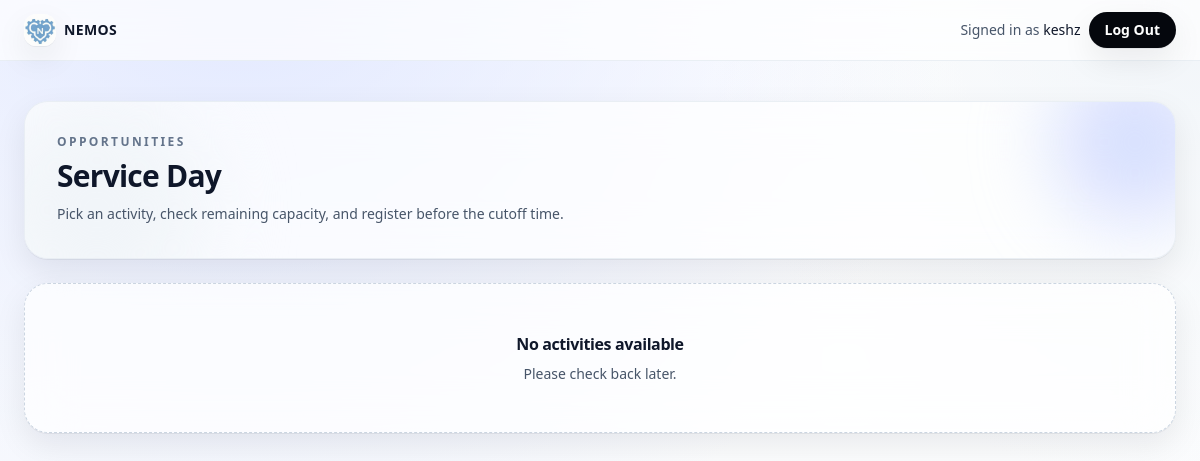
The app's page /service-day/activities/ (signed in), older data.
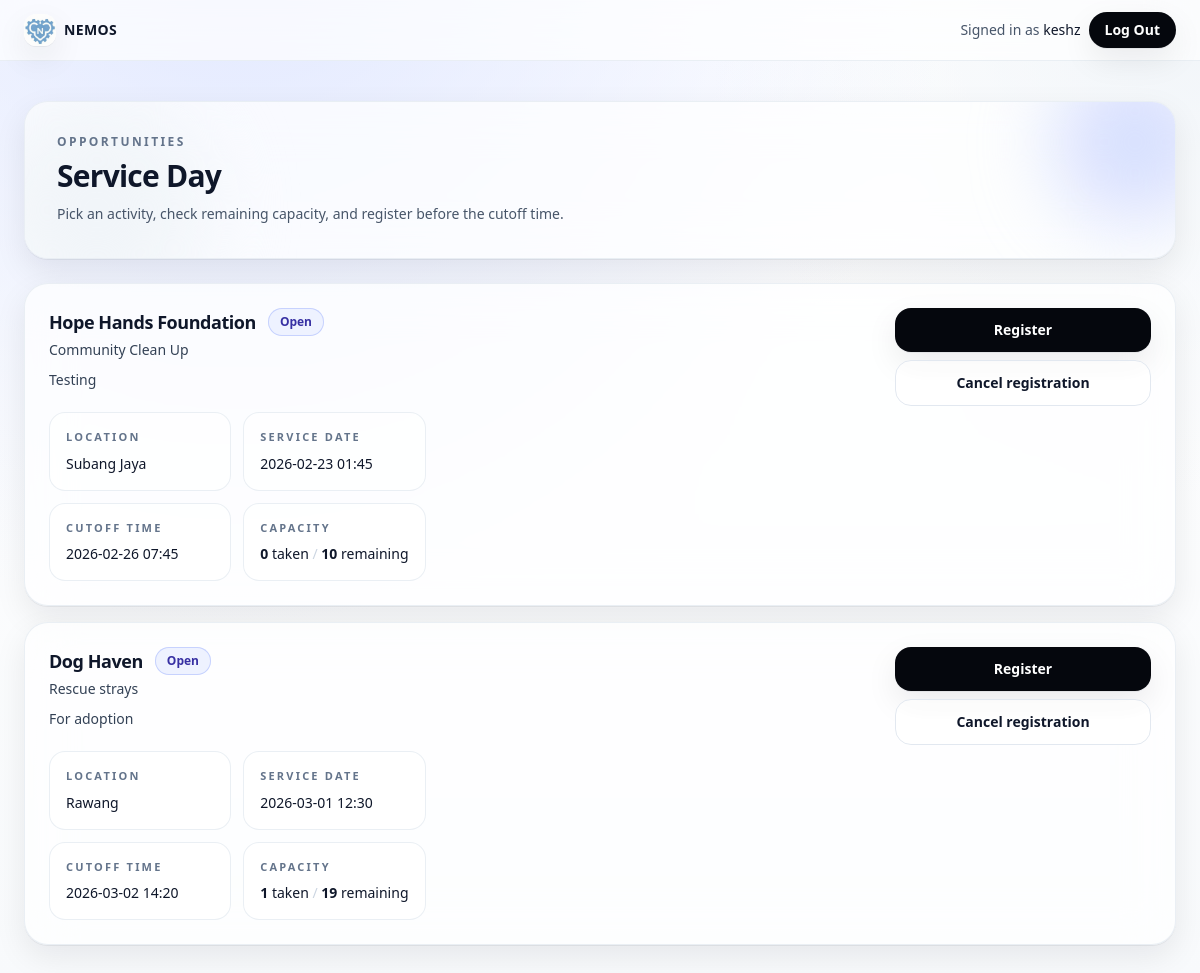
The same page, newer data.
### ngo/models.py (models this page shows, shortened)
class NGOAvailability(models.Model):
    ngo = models.ForeignKey(NGO, on_delete=models.PROTECT, related_name="availabilities")
    service_type = models.CharField(max_length=80, default="General")
    description = models.TextField()
    location = models.CharField(max_length=150)
    service_date = models.DateTimeField()
    cutoff_time = models.DateTimeField()
    max_slots = models.PositiveIntegerField()
    is_active = models.BooleanField(default=True)
    class Meta:
        verbose_name_plural = "NGOAvailabilities"

class NGO(models.Model):
    name = models.CharField(max_length=150, unique=True)
    description = models.TextField(blank=True)
    contact_email = models.EmailField(blank=True)
    contact_phone = models.CharField(max_length=30, blank=True)
    is_active = models.BooleanField(default=True)
    class Meta:
        verbose_name_plural = "NGOs"

### ngo/views.py (the view)
# urls.py: path("activities/", views.activity_list, name="activity_list"),
@login_required
@require_GET
def activity_list(request):
    service = ActivityService()
    activities = service.list_available_slots_for_employees()
    return render(request, "ngo/activity_list.html", {"activities": activities})

### ngo/services/activity_service.py (called while the page is built)
    @staticmethod
    def list_available_slots_for_employees():
        slots = list(NGOAvailability.objects.select_related("ngo").filter(is_active=True, ngo__is_active=True))
        counts = (
            Registration.objects.filter(activity__in=slots)
            .values("activity_id")
            .annotate(taken=Count("id"))
        )
        taken_by_slot_id = {row["activity_id"]: row["taken"] for row in counts}
        for slot in slots:
            slots_taken = int(taken_by_slot_id.get(slot.id, 0))
            slots_remaining = max(int(slot.max_slots) - slots_taken, 0)
            slot.slots_taken = slots_taken
            slot.slots_remaining = slots_remaining
        return slots

### ngo/templates/ngo/activity_list.html (shortened to what this page needs)
{% extends "core/base.html" %}
{% block content %}
  <div class="relative overflow-hidden rounded-3xl border border-slate-200/70 bg-white/70 p-8 shadow-soft backdrop-blur-xl">
    <div class="absolute -right-10 -top-10 h-40 w-40 rounded-full bg-accent-200/70 blur-2xl"></div>
    <div class="absolute -bottom-16 -left-10 h-56 w-56 rounded-full bg-slate-100 blur-2xl"></div>
    <div class="relative">
      <p class="text-xs font-semibold uppercase tracking-[0.2em] text-slate-500">Opportunities</p>
      <h1 class="mt-2 text-3xl font-semibold tracking-tight">Service Day</h1>
      <p class="mt-2 max-w-2xl text-sm/6 text-slate-600">
        Pick an activity, check remaining capacity, and register before the cutoff time.
      </p>
    </div>
  </div>
  <div class="mt-6 grid gap-4">
    {% for a in activities %}
      <div class="group rounded-3xl border border-slate-200/70 bg-white/70 p-6 shadow-soft backdrop-blur-xl transition hover:-translate-y-0.5 hover:border-slate-300">
        <div class="flex flex-col gap-5 lg:flex-row lg:items-start lg:justify-between">
          <div class="min-w-0">
            <div class="flex items-center gap-3">
              <h2 class="truncate text-lg font-semibold tracking-tight">{{ a.ngo.name }}</h2>
              {% if a.slots_remaining|default:0 == 0 %}
                <span class="rounded-full bg-rose-50 px-3 py-1.5 text-xs font-semibold text-rose-700 ring-1 ring-inset ring-rose-200">
                  Full
                </span>
              {% else %}
                <span class="rounded-full bg-accent-50 px-3 py-1.5 text-xs font-semibold text-accent-800 ring-1 ring-inset ring-accent-200">
                  Open
                </span>
              {% endif %}
            </div>
            <div class="mt-1 text-sm font-medium text-slate-700">{{ a.service_type }}</div>
            <p class="mt-2 text-sm/6 text-slate-700">{{ a.description }}</p>
            <div class="mt-5 grid gap-3 sm:grid-cols-2">
              <div class="rounded-2xl border border-slate-200/70 bg-white/60 p-4">
                <p class="text-[11px] font-semibold uppercase tracking-[0.2em] text-slate-500">Location</p>
                <p class="mt-2 text-sm text-slate-900">{{ a.location }}</p>
              </div>
              <div class="rounded-2xl border border-slate-200/70 bg-white/60 p-4">
                <p class="text-[11px] font-semibold uppercase tracking-[0.2em] text-slate-500">Service date</p>
                <p class="mt-2 text-sm text-slate-900">{{ a.service_date|date:"Y-m-d H:i" }}</p>
              </div>
              <div class="rounded-2xl border border-slate-200/70 bg-white/60 p-4">
                <p class="text-[11px] font-semibold uppercase tracking-[0.2em] text-slate-500">Cutoff time</p>
                <p class="mt-2 text-sm text-slate-900">{{ a.cutoff_time|date:"Y-m-d H:i" }}</p>
              </div>
              <div class="rounded-2xl border border-slate-200/70 bg-white/60 p-4">
                <p class="text-[11px] font-semibold uppercase tracking-[0.2em] text-slate-500">Capacity</p>
                <p class="mt-2 text-sm text-slate-900">
                  <span class="font-semibold">{{ a.slots_taken }}</span> taken
                  <span class="text-slate-300">/</span>
                  <span class="font-semibold">{{ a.slots_remaining }}</span> remaining
                </p>
              </div>
            </div>
          </div>
          <div class="flex flex-col gap-2 lg:w-64">
            <form method="post" action="{% url 'registrations:register' a.id %}">
              <button
                type="submit"
                class="inline-flex w-full items-center justify-center rounded-2xl bg-ink-950 px-4 py-3 text-sm font-semibold text-white shadow-soft transition hover:opacity-95"
              >
                Register
              </button>
            </form>
            <form method="post" action="{% url 'registrations:cancel' a.id %}">
              <button
                type="submit"
                class="inline-flex w-full items-center justify-center rounded-2xl border border-slate-200 bg-white/60 px-4 py-3 text-sm font-semibold text-slate-900 transition hover:bg-white"
              >
                Cancel registration
              </button>
            </form>
          </div>
        </div>
      </div>
    {% empty %}
      <div class="rounded-3xl border border-dashed border-slate-300 bg-white/70 p-12 text-center shadow-soft backdrop-blur-xl">
        <h2 class="text-base font-semibold tracking-tight">No activities available</h2>
        <p class="mt-2 text-sm text-slate-600">Please check back later.</p>
      </div>
    {% endfor %}
  </div>
{% endblock %}

### core/templates/core/base.html (shortened to what this page needs)
{% load static %}
<!doctype html>
<html lang="en">
  <head>
    <script src="https://cdn.tailwindcss.com"></script>
  </head>
  <body class="min-h-screen bg-[radial-gradient(1200px_circle_at_20%_-10%,theme(colors.accent.100),transparent_60%),radial-gradient(900px_circle_at_100%_0%,theme(colors.slate.100),transparent_55%),linear-gradient(to_bottom,theme(colors.white),theme(colors.slate.50))] text-slate-900 antialiased selection:bg-accent-200 selection:text-ink-950">
    {% if not request.resolver_match or request.resolver_match.app_name != 'accounts' or request.resolver_match.url_name != 'login' %}
      <header class="sticky top-0 z-20 border-b border-slate-200/70 bg-white/70 backdrop-blur-xl">
        <div class="mx-auto flex max-w-7xl items-center justify-between px-4 py-3 sm:px-6">
          <div class="flex items-center gap-3">
            <a href="{% url 'ngo:activity_list' %}" class="flex items-center gap-2">
              <span class="inline-flex h-8 w-8 items-center justify-center overflow-hidden rounded-xl shadow-soft">
                <img src="{% static 'core/logo-v2.png' %}" alt="NEMOS logo" class="h-8 w-8 object-contain" />
              </span>
              <span class="text-sm font-semibold tracking-wide text-slate-900">NEMOS</span>
            </a>
          </div>
          <div class="flex items-center gap-2">
            {% if user.is_authenticated %}
              <span class="hidden text-sm text-slate-600 sm:inline">Signed in as <span class="font-medium text-slate-900">{{ user.username }}</span></span>
              <form method="post" action="{% url 'accounts:logout' %}">
                <button type="submit" class="rounded-full bg-ink-950 px-4 py-2 text-sm font-semibold text-white shadow-soft transition hover:opacity-95">
                  Log Out
                </button>
              </form>
            {% else %}
              <a href="{% url 'accounts:login' %}" class="rounded-full bg-ink-950 px-4 py-2 text-sm font-semibold text-white shadow-soft transition hover:opacity-95">
                Login
              </a>
            {% endif %}
          </div>
        </div>
      </header>
    {% endif %}
    <main class="mx-auto w-full max-w-7xl px-4 py-10 sm:px-6">
      {% block content %}{% endblock %}
    </main>
  </body>
</html>

### core/templates/core/base.html (style rules this page uses)
html, body { -ms-overflow-style: none; scrollbar-width: none; }

Row changes from the older to the newer data that the page shows:
added NGOAvailability: ngo.name "Hope Hands Foundation", shows "Open", service_type "Community Clean Up", description "Testing", location "Subang Jaya", service_date "2026-02-23 01:45", cutoff_time "2026-02-26 07:45", slots_taken "0", slots_remaining "10"
added NGOAvailability: ngo.name "Dog Haven", shows "Open", service_type "Rescue strays", description "For adoption", location "Rawang", service_date "2026-03-01 12:30", cutoff_time "2026-03-02 14:20", slots_taken "1", slots_remaining "19"
Text that changed along with them:
text no longer shown: "No activities available Please check back later."
